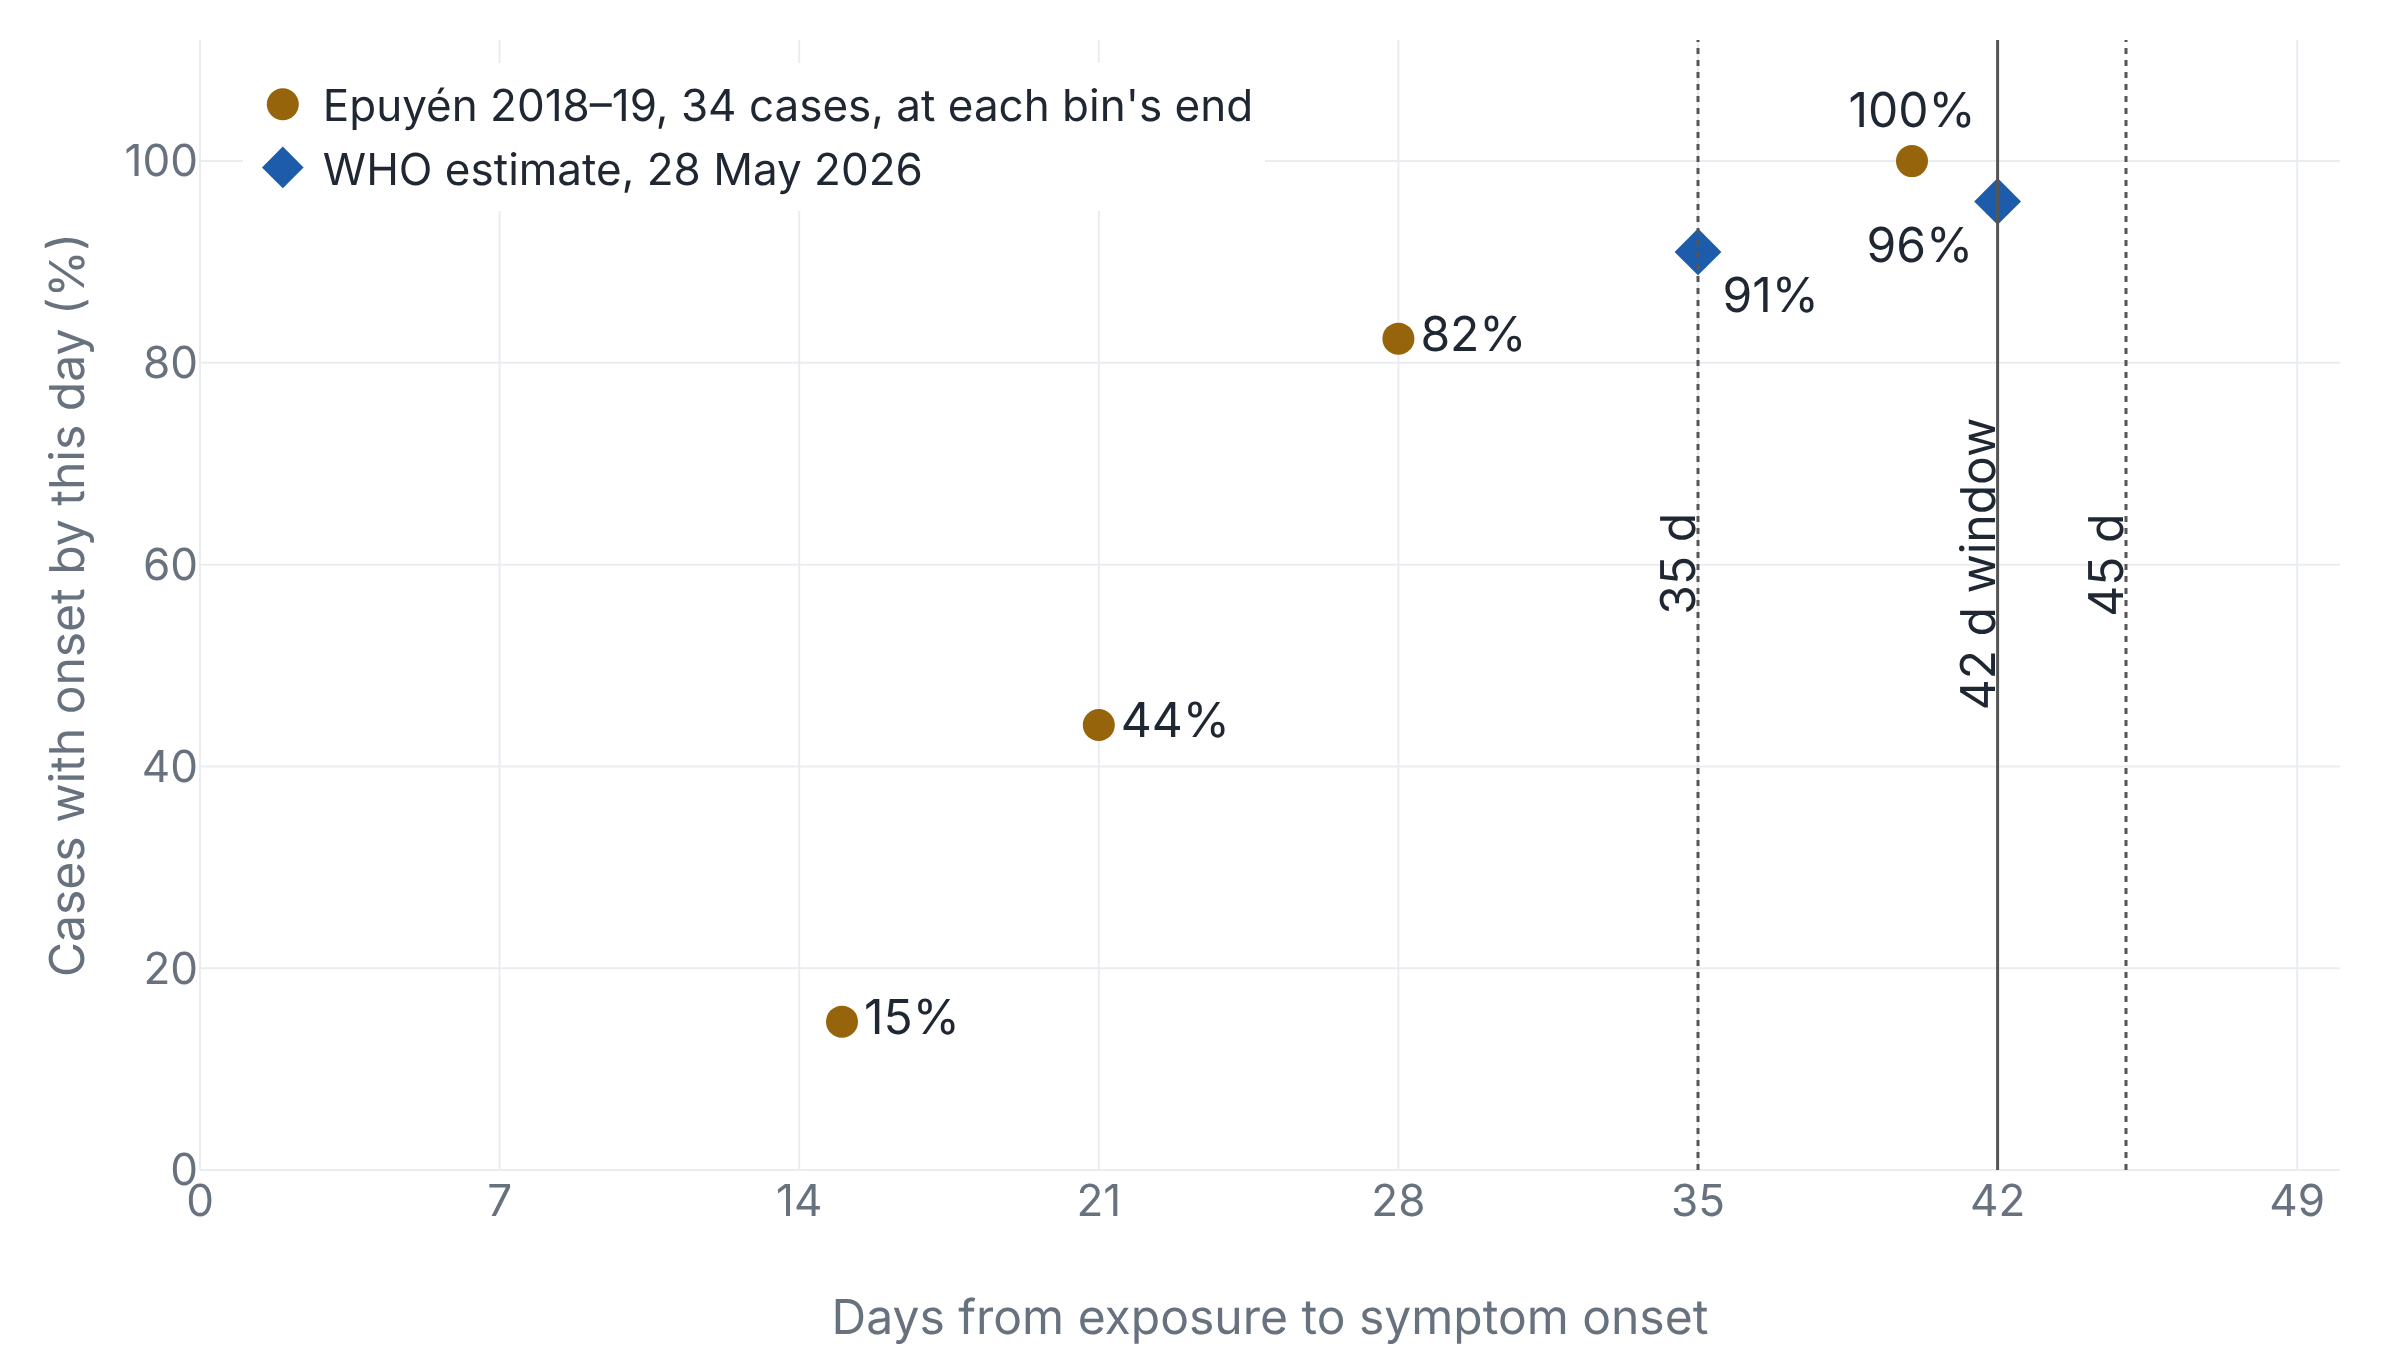

Python code for this plot:
"""Cumulative share of Andes virus incubations completed by a given day.

Data:
- Epuyen, Argentina, 2018-19 person-to-person outbreak, incubation binned as
  extracted from Martinez et al., NEJM 2020, by the UKHSA evidence summary
  (Annexe D): <=15 d: 5; 16-21 d: 10; 22-28 d: 13; >=29 d: 6; n = 34; overall
  range 9-40 d. Cumulative shares are plotted at each bin's upper edge, with the
  last bin closed at the 40-day maximum. Points are not joined, because the
  bins say nothing about the shape between their edges.
- WHO Disease Outbreak News 2026-DON604 (28 May 2026): "probability of safe
  release from quarantine of 96% at 42 days, reducing to 91% at 35 days".
- Windows: 45 days (WHO DON599, 4 May; UKHSA until 2 June), 42 days (WHO
  DON600, CDC, ECDC), 35 days (WHO's comparison point).
"""

import plotly.graph_objects as go

bin_upper = [15, 21, 28, 40]
bin_counts = [5, 10, 13, 6]
n = sum(bin_counts)
cumulative = []
running = 0
for count in bin_counts:
    running += count
    cumulative.append(round(100 * running / n, 1))

who_days = [35, 42]
who_share = [91, 96]

fig = go.Figure()
fig.add_trace(
    go.Scatter(
        name="Epuyén 2018–19, 34 cases, at each bin's end",
        x=bin_upper,
        y=cumulative,
        mode="markers+text",
        textfont=dict(size=24),
        text=[f"{v:.0f}%" for v in cumulative],
        textposition=["middle right", "middle right", "middle right", "top center"],
        marker=dict(size=16),
    )
)
fig.add_trace(
    go.Scatter(
        name="WHO estimate, 28 May 2026",
        x=who_days,
        y=who_share,
        mode="markers+text",
        textfont=dict(size=24),
        text=["91%", "96%"],
        textposition=["bottom right", "bottom left"],
        marker=dict(size=18, symbol="diamond"),
    )
)

for day, label, dash in [
    (35, "35 d", "dot"),
    (42, "42 d window", "solid"),
    (45, "45 d", "dot"),
]:
    fig.add_vline(x=day, line=dict(color="#555", width=1.5, dash=dash))
    fig.add_annotation(
        x=day,
        y=60,
        text=label,
        showarrow=False,
        textangle=-90,
        xshift=-10,
        font=dict(size=24),
    )

fig.update_layout(
    font=dict(size=24),
    xaxis=dict(tickfont=dict(size=22), title=dict(text="Days from exposure to symptom onset", font=dict(size=24)), range=[0, 50], dtick=7),
    yaxis=dict(tickfont=dict(size=22), title=dict(text="Cases with onset by this day (%)", font=dict(size=24)), range=[0, 112]),
    legend=dict(x=0.02, y=0.98, xanchor="left", yanchor="top", orientation="v", font=dict(size=22)),
    margin=dict(l=100, r=30, t=20, b=90),
)
